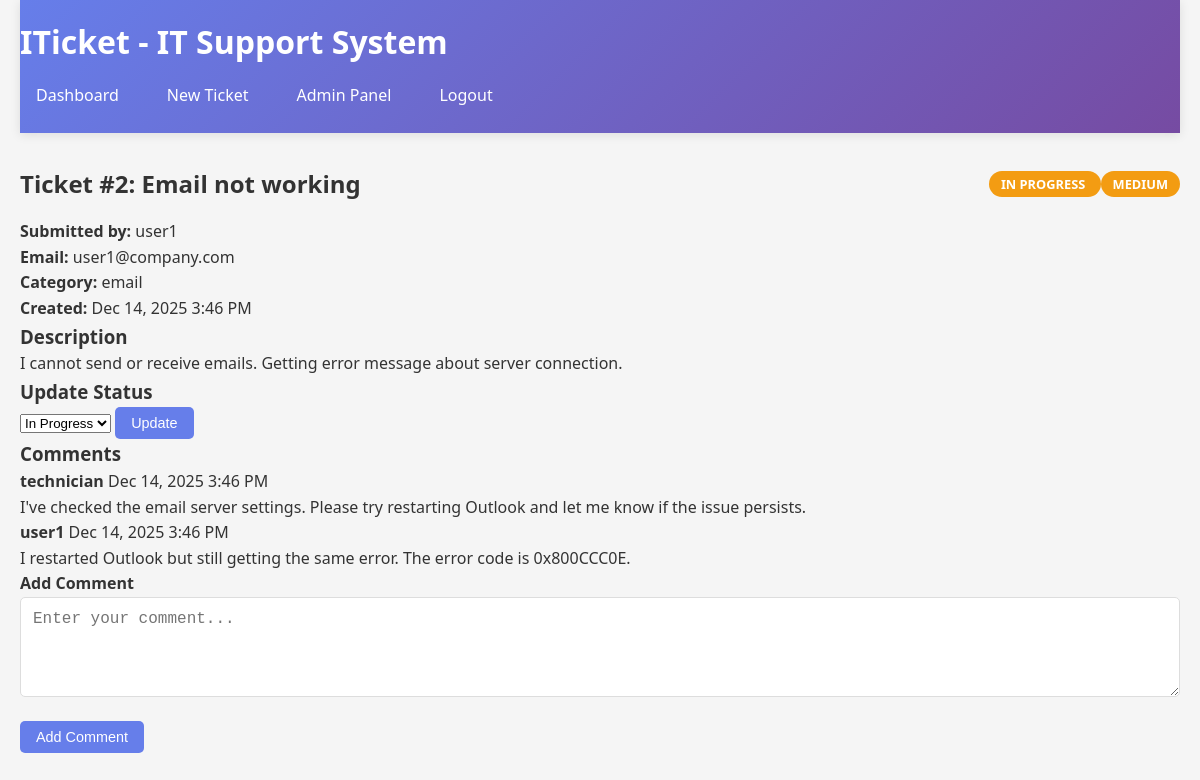
/view_ticket.php?id=2 (signed in), run on the app's committed database.
### tables this page shows
CREATE TABLE tickets (
    id INT AUTO_INCREMENT PRIMARY KEY,
    user_id INT NOT NULL,
    title VARCHAR(255) NOT NULL,
    description TEXT NOT NULL,
    category ENUM('hardware', 'software', 'network', 'email', 'printer', 'phone', 'security', 'other') NOT NULL,
    priority ENUM('low', 'medium', 'high') NOT NULL,
    status ENUM('open', 'in_progress', 'resolved', 'closed') DEFAULT 'open',
    created_at TIMESTAMP DEFAULT CURRENT_TIMESTAMP,
    updated_at TIMESTAMP NULL ON UPDATE CURRENT_TIMESTAMP,
    FOREIGN KEY (user_id) REFERENCES users(id) ON DELETE CASCADE
);

CREATE TABLE users (
    id INT AUTO_INCREMENT PRIMARY KEY,
    username VARCHAR(50) UNIQUE NOT NULL,
    email VARCHAR(100) UNIQUE NOT NULL,
    password VARCHAR(255) NOT NULL,
    role ENUM('user', 'technician', 'admin') DEFAULT 'user',
    created_at TIMESTAMP DEFAULT CURRENT_TIMESTAMP
);

CREATE TABLE ticket_comments (
    id INT AUTO_INCREMENT PRIMARY KEY,
    ticket_id INT NOT NULL,
    user_id INT NOT NULL,
    comment TEXT NOT NULL,
    created_at TIMESTAMP DEFAULT CURRENT_TIMESTAMP,
    FOREIGN KEY (ticket_id) REFERENCES tickets(id) ON DELETE CASCADE,
    FOREIGN KEY (user_id) REFERENCES users(id) ON DELETE CASCADE
);

### includes/functions.php (called while the page is built, shortened)
<?php
function getTicketById($pdo, $id) {
    $stmt = $pdo->prepare("SELECT t.*, u.username, u.email FROM tickets t JOIN users u ON t.user_id = u.id WHERE t.id = ?");
    $stmt->execute([$id]);
    return $stmt->fetch();
}
function getTicketComments($pdo, $ticket_id) {
    $stmt = $pdo->prepare("SELECT tc.*, u.username FROM ticket_comments tc JOIN users u ON tc.user_id = u.id WHERE tc.ticket_id = ? ORDER BY tc.created_at ASC");
    $stmt->execute([$ticket_id]);
    return $stmt->fetchAll();
}
?>

### view_ticket.php (the view, shortened to what this page needs)
<?php
require_once 'config/database.php';
require_once 'includes/functions.php';
$ticket_id = $_GET['id'] ?? 0;
$ticket = getTicketById($pdo, $ticket_id);
$comments = getTicketComments($pdo, $ticket_id);
?>
<!DOCTYPE html>
<html lang="en">
<head>
    <link rel="stylesheet" href="assets/css/style.css">
</head>
<body>
    <div class="container">
        <header>
            <h1>ITicket - IT Support System</h1>
            <nav>
                <a href="index.php">Dashboard</a>
                <a href="create_ticket.php">New Ticket</a>
                <?php if ($_SESSION['user_role'] === 'admin' || $_SESSION['user_role'] === 'technician'): ?>
                    <a href="admin.php">Admin Panel</a>
                <?php endif; ?>
                <a href="logout.php">Logout</a>
            </nav>
        </header>
        <main>
            <div class="ticket-details">
                <div class="ticket-header">
                    <h2>Ticket #<?php echo $ticket['id']; ?>: <?php echo htmlspecialchars($ticket['title']); ?></h2>
                    <div class="ticket-badges">
                        <span class="ticket-status status-<?php echo $ticket['status']; ?>">
                            <?php echo ucfirst(str_replace('_', ' ', $ticket['status'])); ?>
                        </span>
                        <span class="ticket-priority priority-<?php echo $ticket['priority']; ?>">
                            <?php echo ucfirst($ticket['priority']); ?>
                        </span>
                    </div>
                </div>
                <div class="ticket-info">
                    <div class="info-grid">
                        <div class="info-item">
                            <strong>Submitted by:</strong> <?php echo htmlspecialchars($ticket['username']); ?>
                        </div>
                        <div class="info-item">
                            <strong>Email:</strong> <?php echo htmlspecialchars($ticket['email']); ?>
                        </div>
                        <div class="info-item">
                            <strong>Category:</strong> <?php echo htmlspecialchars($ticket['category']); ?>
                        </div>
                        <div class="info-item">
                            <strong>Created:</strong> <?php echo date('M j, Y g:i A', strtotime($ticket['created_at'])); ?>
                        </div>
                    </div>
                </div>
                <div class="ticket-description">
                    <h3>Description</h3>
                    <p><?php echo nl2br(htmlspecialchars($ticket['description'])); ?></p>
                </div>
                <?php if ($_SESSION['user_role'] === 'admin' || $_SESSION['user_role'] === 'technician'): ?>
                <div class="status-update">
                    <h3>Update Status</h3>
                    <form method="POST" style="display: inline-block;">
                        <select name="status" class="status-select">
                            <option value="in_progress" <?php echo $ticket['status'] === 'in_progress' ? 'selected' : ''; ?>>In Progress</option>
                        </select>
                        <button type="submit" name="update_status" class="btn btn-primary">Update</button>
                    </form>
                </div>
                <?php endif; ?>
                <div class="comments-section">
                    <h3>Comments</h3>
                    <div class="comments-list">
                        <?php foreach ($comments as $comment): ?>
                            <div class="comment">
                                <div class="comment-header">
                                    <strong><?php echo htmlspecialchars($comment['username']); ?></strong>
                                    <span class="comment-date"><?php echo date('M j, Y g:i A', strtotime($comment['created_at'])); ?></span>
                                </div>
                                <div class="comment-body">
                                    <?php echo nl2br(htmlspecialchars($comment['comment'])); ?>
                                </div>
                            </div>
                        <?php endforeach; ?>
                    </div>
                    <div class="add-comment">
                        <h4>Add Comment</h4>
                        <form method="POST">
                            <div class="form-group">
                                <textarea name="comment" placeholder="Enter your comment..." required></textarea>
                            </div>
                            <button type="submit" name="add_comment" class="btn btn-primary">Add Comment</button>
                        </form>
                    </div>
                </div>
            </div>
        </main>
    </div>
</body>
</html>

### assets/css/style.css (style rules this page uses)
* { margin: 0; padding: 0; box-sizing: border-box; }
body { font-family: 'Segoe UI', Tahoma, Geneva, Verdana, sans-serif; background-color: #f5f5f5; color: #333; line-height: 1.6; }
.container { max-width: 1200px; margin: 0 auto; padding: 0 20px; }
header { background: linear-gradient(135deg, #667eea 0%, #764ba2 100%); color: white; padding: 1rem 0; box-shadow: 0 2px 10px rgba(0,0,0,0.1); }
header h1 { margin-bottom: 0.5rem; font-size: 2rem; }
nav { display: flex; gap: 1rem; flex-wrap: wrap; }
nav a { color: white; text-decoration: none; padding: 0.5rem 1rem; border-radius: 5px; transition: background-color 0.3s; }
main { padding: 2rem 0; }
.ticket-header { display: flex; justify-content: space-between; align-items: center; margin-bottom: 1rem; flex-wrap: wrap; gap: 0.5rem; }
.ticket-status, .ticket-priority { padding: 0.25rem 0.75rem; border-radius: 20px; font-size: 0.8rem; font-weight: bold; text-transform: uppercase; }
.status-in_progress { background-color: #f39c12; color: white; }
.priority-medium { background-color: #f39c12; color: white; }
.btn { padding: 0.5rem 1rem; border: none; border-radius: 5px; text-decoration: none; cursor: pointer; font-size: 0.9rem; transition: all 0.3s; display: inline-block; }
.btn-primary { background-color: #667eea; color: white; }
.form-group { margin-bottom: 1rem; }
.form-group input, .form-group select, .form-group textarea { width: 100%; padding: 0.75rem; border: 1px solid #ddd; border-radius: 5px; font-size: 1rem; transition: border-color 0.3s; }
.form-group textarea { resize: vertical; min-height: 100px; }

### data on the page
tickets: id "2", title "Email not working", status "IN PROGRESS", priority "MEDIUM", user.username "user1", user.email "user1@company.com", category "email", created_at "Dec 14, 2025 3:46 PM", description "I cannot send or receive emails. Getting error message about server connection.", status "In Progress"
ticket_comments: user.username "technician", created_at "Dec 14, 2025 3:46 PM", comment "I've checked the email server settings. Please try restarting Outlook and let me know if the issue persists."
ticket_comments: user.username "user1", created_at "Dec 14, 2025 3:46 PM", comment "I restarted Outlook but still getting the same error. The error code is 0x800CCC0E."
